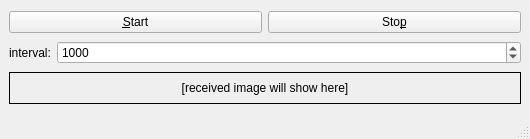
<?xml version="1.0" encoding="UTF-8"?>
<ui version="4.0">
 <class>MainWindow</class>
 <widget class="QMainWindow" name="MainWindow">
  <property name="geometry">
   <rect>
    <x>0</x>
    <y>0</y>
    <width>530</width>
    <height>139</height>
   </rect>
  </property>
  <property name="windowTitle">
   <string>MainWindow</string>
  </property>
  <widget class="QWidget" name="centralwidget">
   <layout class="QVBoxLayout" name="verticalLayout">
    <item>
     <layout class="QHBoxLayout" name="horizontalLayout_2">
      <item>
       <widget class="QPushButton" name="pushButtonStart">
        <property name="text">
         <string>&amp;Start</string>
        </property>
       </widget>
      </item>
      <item>
       <widget class="QPushButton" name="pushButtonStop">
        <property name="text">
         <string>Sto&amp;p</string>
        </property>
       </widget>
      </item>
     </layout>
    </item>
    <item>
     <layout class="QHBoxLayout" name="horizontalLayout">
      <item>
       <widget class="QLabel" name="label">
        <property name="sizePolicy">
         <sizepolicy hsizetype="Fixed" vsizetype="Preferred">
          <horstretch>0</horstretch>
          <verstretch>0</verstretch>
         </sizepolicy>
        </property>
        <property name="text">
         <string>interval:</string>
        </property>
       </widget>
      </item>
      <item>
       <widget class="QSpinBox" name="spinBoxTimeIntervalMs">
        <property name="maximum">
         <number>10000</number>
        </property>
        <property name="value">
         <number>1000</number>
        </property>
       </widget>
      </item>
     </layout>
    </item>
    <item>
     <widget class="QLabel" name="labelImage">
      <property name="sizePolicy">
       <sizepolicy hsizetype="Expanding" vsizetype="Expanding">
        <horstretch>0</horstretch>
        <verstretch>0</verstretch>
       </sizepolicy>
      </property>
      <property name="minimumSize">
       <size>
        <width>512</width>
        <height>32</height>
       </size>
      </property>
      <property name="maximumSize">
       <size>
        <width>512</width>
        <height>32</height>
       </size>
      </property>
      <property name="frameShape">
       <enum>QFrame::Panel</enum>
      </property>
      <property name="text">
       <string>[received image will show here]</string>
      </property>
      <property name="alignment">
       <set>Qt::AlignCenter</set>
      </property>
     </widget>
    </item>
   </layout>
  </widget>
  <widget class="QStatusBar" name="statusbar"/>
 </widget>
 <resources/>
 <connections/>
</ui>
